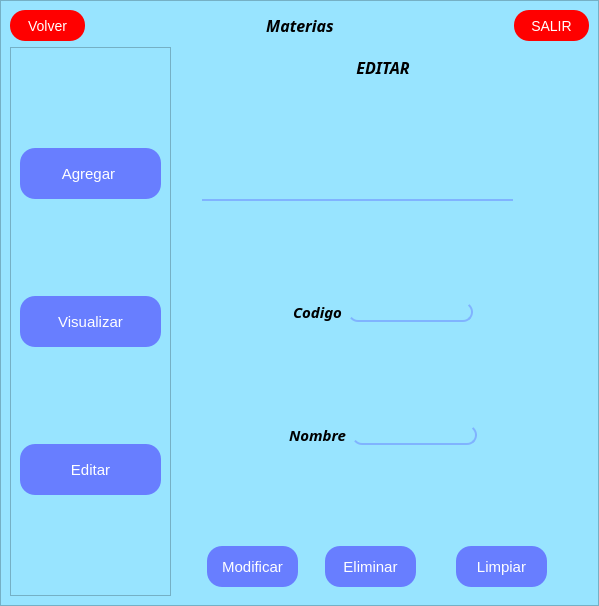
<?xml version="1.0" encoding="UTF-8"?>
<ui version="4.0">
 <class>materias</class>
 <widget class="QMainWindow" name="materias">
  <property name="geometry">
   <rect>
    <x>0</x>
    <y>0</y>
    <width>599</width>
    <height>606</height>
   </rect>
  </property>
  <property name="windowTitle">
   <string>Materias</string>
  </property>
  <widget class="QWidget" name="centralwidget">
   <layout class="QVBoxLayout" name="verticalLayout">
    <property name="leftMargin">
     <number>0</number>
    </property>
    <property name="topMargin">
     <number>0</number>
    </property>
    <property name="rightMargin">
     <number>0</number>
    </property>
    <property name="bottomMargin">
     <number>0</number>
    </property>
    <item>
     <widget class="QFrame" name="frame">
      <property name="styleSheet">
       <string notr="true">background-color:rgb(152, 228, 255);</string>
      </property>
      <property name="frameShape">
       <enum>QFrame::StyledPanel</enum>
      </property>
      <property name="frameShadow">
       <enum>QFrame::Raised</enum>
      </property>
      <layout class="QVBoxLayout" name="verticalLayout_10">
       <item>
        <layout class="QHBoxLayout" name="horizontalLayout_8">
         <item>
          <widget class="QPushButton" name="bt_back">
           <property name="minimumSize">
            <size>
             <width>75</width>
             <height>31</height>
            </size>
           </property>
           <property name="maximumSize">
            <size>
             <width>75</width>
             <height>31</height>
            </size>
           </property>
           <property name="styleSheet">
            <string notr="true">background-color:red;
color:white;
font-size:14px;
border-radius:15px;</string>
           </property>
           <property name="text">
            <string>Volver</string>
           </property>
          </widget>
         </item>
         <item>
          <spacer name="horizontalSpacer_14">
           <property name="orientation">
            <enum>Qt::Horizontal</enum>
           </property>
           <property name="sizeHint" stdset="0">
            <size>
             <width>40</width>
             <height>20</height>
            </size>
           </property>
          </spacer>
         </item>
         <item>
          <widget class="QLabel" name="label">
           <property name="font">
            <font>
             <family>Hack Nerd Font Mono</family>
             <pointsize>12</pointsize>
             <weight>75</weight>
             <italic>true</italic>
             <bold>true</bold>
            </font>
           </property>
           <property name="text">
            <string>Materias</string>
           </property>
           <property name="alignment">
            <set>Qt::AlignCenter</set>
           </property>
          </widget>
         </item>
         <item>
          <spacer name="horizontalSpacer_15">
           <property name="orientation">
            <enum>Qt::Horizontal</enum>
           </property>
           <property name="sizeHint" stdset="0">
            <size>
             <width>40</width>
             <height>20</height>
            </size>
           </property>
          </spacer>
         </item>
         <item>
          <widget class="QPushButton" name="bt_salir">
           <property name="minimumSize">
            <size>
             <width>75</width>
             <height>31</height>
            </size>
           </property>
           <property name="maximumSize">
            <size>
             <width>75</width>
             <height>31</height>
            </size>
           </property>
           <property name="styleSheet">
            <string notr="true">background-color:red;
color:white;
font-size:14px;
border-radius:15px;</string>
           </property>
           <property name="text">
            <string>SALIR</string>
           </property>
          </widget>
         </item>
        </layout>
       </item>
       <item>
        <layout class="QHBoxLayout" name="horizontalLayout_14">
         <item>
          <widget class="QFrame" name="frame_2">
           <property name="frameShape">
            <enum>QFrame::StyledPanel</enum>
           </property>
           <property name="frameShadow">
            <enum>QFrame::Raised</enum>
           </property>
           <layout class="QVBoxLayout" name="verticalLayout_5">
            <item>
             <layout class="QVBoxLayout" name="verticalLayout_4">
              <item>
               <spacer name="verticalSpacer_2">
                <property name="orientation">
                 <enum>Qt::Vertical</enum>
                </property>
                <property name="sizeHint" stdset="0">
                 <size>
                  <width>20</width>
                  <height>40</height>
                 </size>
                </property>
               </spacer>
              </item>
              <item>
               <widget class="QPushButton" name="bt_agg">
                <property name="minimumSize">
                 <size>
                  <width>141</width>
                  <height>51</height>
                 </size>
                </property>
                <property name="maximumSize">
                 <size>
                  <width>141</width>
                  <height>51</height>
                 </size>
                </property>
                <property name="styleSheet">
                 <string notr="true">border-radius:15px;
color:white;
font-size:15px;
background-color: rgb(104, 126, 255);</string>
                </property>
                <property name="text">
                 <string>Agregar </string>
                </property>
                <property name="iconSize">
                 <size>
                  <width>20</width>
                  <height>20</height>
                 </size>
                </property>
               </widget>
              </item>
              <item>
               <spacer name="verticalSpacer">
                <property name="orientation">
                 <enum>Qt::Vertical</enum>
                </property>
                <property name="sizeHint" stdset="0">
                 <size>
                  <width>20</width>
                  <height>40</height>
                 </size>
                </property>
               </spacer>
              </item>
              <item>
               <widget class="QPushButton" name="bt_view">
                <property name="minimumSize">
                 <size>
                  <width>141</width>
                  <height>51</height>
                 </size>
                </property>
                <property name="maximumSize">
                 <size>
                  <width>141</width>
                  <height>51</height>
                 </size>
                </property>
                <property name="styleSheet">
                 <string notr="true">border-radius:15px;
color:white;
font-size:15px;
background-color: rgb(104, 126, 255);</string>
                </property>
                <property name="text">
                 <string>Visualizar</string>
                </property>
                <property name="iconSize">
                 <size>
                  <width>20</width>
                  <height>20</height>
                 </size>
                </property>
               </widget>
              </item>
              <item>
               <spacer name="verticalSpacer_3">
                <property name="orientation">
                 <enum>Qt::Vertical</enum>
                </property>
                <property name="sizeHint" stdset="0">
                 <size>
                  <width>20</width>
                  <height>40</height>
                 </size>
                </property>
               </spacer>
              </item>
              <item>
               <widget class="QPushButton" name="bt_edit">
                <property name="minimumSize">
                 <size>
                  <width>141</width>
                  <height>51</height>
                 </size>
                </property>
                <property name="maximumSize">
                 <size>
                  <width>141</width>
                  <height>51</height>
                 </size>
                </property>
                <property name="styleSheet">
                 <string notr="true">border-radius:15px;
color:white;
font-size:15px;
background-color: rgb(104, 126, 255);</string>
                </property>
                <property name="text">
                 <string>Editar</string>
                </property>
                <property name="iconSize">
                 <size>
                  <width>20</width>
                  <height>20</height>
                 </size>
                </property>
               </widget>
              </item>
              <item>
               <spacer name="verticalSpacer_12">
                <property name="orientation">
                 <enum>Qt::Vertical</enum>
                </property>
                <property name="sizeHint" stdset="0">
                 <size>
                  <width>20</width>
                  <height>40</height>
                 </size>
                </property>
               </spacer>
              </item>
             </layout>
            </item>
           </layout>
          </widget>
         </item>
         <item>
          <widget class="QStackedWidget" name="stackedWidget">
           <property name="currentIndex">
            <number>1</number>
           </property>
           <widget class="QWidget" name="page_agg">
            <layout class="QVBoxLayout" name="verticalLayout_7">
             <item>
              <layout class="QVBoxLayout" name="verticalLayout_6">
               <item>
                <layout class="QHBoxLayout" name="horizontalLayout_6">
                 <item>
                  <spacer name="horizontalSpacer_6">
                   <property name="orientation">
                    <enum>Qt::Horizontal</enum>
                   </property>
                   <property name="sizeHint" stdset="0">
                    <size>
                     <width>40</width>
                     <height>20</height>
                    </size>
                   </property>
                  </spacer>
                 </item>
                 <item>
                  <widget class="QLabel" name="label_2">
                   <property name="font">
                    <font>
                     <family>Hack Nerd Font Mono</family>
                     <pointsize>12</pointsize>
                     <weight>75</weight>
                     <italic>true</italic>
                     <bold>true</bold>
                    </font>
                   </property>
                   <property name="text">
                    <string>AGREGAR   </string>
                   </property>
                   <property name="alignment">
                    <set>Qt::AlignCenter</set>
                   </property>
                  </widget>
                 </item>
                 <item>
                  <spacer name="horizontalSpacer_5">
                   <property name="orientation">
                    <enum>Qt::Horizontal</enum>
                   </property>
                   <property name="sizeHint" stdset="0">
                    <size>
                     <width>40</width>
                     <height>20</height>
                    </size>
                   </property>
                  </spacer>
                 </item>
                </layout>
               </item>
               <item>
                <spacer name="verticalSpacer_4">
                 <property name="orientation">
                  <enum>Qt::Vertical</enum>
                 </property>
                 <property name="sizeHint" stdset="0">
                  <size>
                   <width>20</width>
                   <height>17</height>
                  </size>
                 </property>
                </spacer>
               </item>
               <item>
                <layout class="QHBoxLayout" name="horizontalLayout_4">
                 <item>
                  <spacer name="horizontalSpacer_10">
                   <property name="orientation">
                    <enum>Qt::Horizontal</enum>
                   </property>
                   <property name="sizeHint" stdset="0">
                    <size>
                     <width>40</width>
                     <height>20</height>
                    </size>
                   </property>
                  </spacer>
                 </item>
                 <item>
                  <widget class="QLabel" name="label_5">
                   <property name="font">
                    <font>
                     <family>Hack Nerd Font Mono</family>
                     <pointsize>-1</pointsize>
                     <weight>75</weight>
                     <italic>true</italic>
                     <bold>true</bold>
                    </font>
                   </property>
                   <property name="styleSheet">
                    <string notr="true">font-size:15px;</string>
                   </property>
                   <property name="text">
                    <string>Codigo</string>
                   </property>
                  </widget>
                 </item>
                 <item>
                  <widget class="QLineEdit" name="txt_code">
                   <property name="minimumSize">
                    <size>
                     <width>191</width>
                     <height>21</height>
                    </size>
                   </property>
                   <property name="maximumSize">
                    <size>
                     <width>191</width>
                     <height>21</height>
                    </size>
                   </property>
                   <property name="styleSheet">
                    <string notr="true">border:none;
border-bottom: 2px solid rgb(128, 179, 255);
border-right:2px solid rgb(128, 179, 255);
border-radius:10px;
font-size:14px;</string>
                   </property>
                   <property name="alignment">
                    <set>Qt::AlignCenter</set>
                   </property>
                  </widget>
                 </item>
                 <item>
                  <spacer name="horizontalSpacer_9">
                   <property name="orientation">
                    <enum>Qt::Horizontal</enum>
                   </property>
                   <property name="sizeHint" stdset="0">
                    <size>
                     <width>40</width>
                     <height>20</height>
                    </size>
                   </property>
                  </spacer>
                 </item>
                </layout>
               </item>
               <item>
                <spacer name="verticalSpacer_5">
                 <property name="orientation">
                  <enum>Qt::Vertical</enum>
                 </property>
                 <property name="sizeHint" stdset="0">
                  <size>
                   <width>28</width>
                   <height>17</height>
                  </size>
                 </property>
                </spacer>
               </item>
               <item>
                <layout class="QHBoxLayout" name="horizontalLayout_5">
                 <item>
                  <spacer name="horizontalSpacer_11">
                   <property name="orientation">
                    <enum>Qt::Horizontal</enum>
                   </property>
                   <property name="sizeHint" stdset="0">
                    <size>
                     <width>40</width>
                     <height>20</height>
                    </size>
                   </property>
                  </spacer>
                 </item>
                 <item>
                  <widget class="QLabel" name="label_6">
                   <property name="font">
                    <font>
                     <family>Hack Nerd Font Mono</family>
                     <pointsize>-1</pointsize>
                     <weight>75</weight>
                     <italic>true</italic>
                     <bold>true</bold>
                    </font>
                   </property>
                   <property name="styleSheet">
                    <string notr="true">font-size:15px;</string>
                   </property>
                   <property name="text">
                    <string>Nombre</string>
                   </property>
                  </widget>
                 </item>
                 <item>
                  <widget class="QLineEdit" name="txt_name">
                   <property name="minimumSize">
                    <size>
                     <width>191</width>
                     <height>21</height>
                    </size>
                   </property>
                   <property name="maximumSize">
                    <size>
                     <width>191</width>
                     <height>21</height>
                    </size>
                   </property>
                   <property name="styleSheet">
                    <string notr="true">border:none;
border-bottom: 2px solid rgb(128, 179, 255);
border-right:2px solid rgb(128, 179, 255);
border-radius:10px;
font-size:14px;</string>
                   </property>
                   <property name="alignment">
                    <set>Qt::AlignCenter</set>
                   </property>
                  </widget>
                 </item>
                 <item>
                  <spacer name="horizontalSpacer_8">
                   <property name="orientation">
                    <enum>Qt::Horizontal</enum>
                   </property>
                   <property name="sizeHint" stdset="0">
                    <size>
                     <width>40</width>
                     <height>20</height>
                    </size>
                   </property>
                  </spacer>
                 </item>
                </layout>
               </item>
               <item>
                <spacer name="verticalSpacer_6">
                 <property name="orientation">
                  <enum>Qt::Vertical</enum>
                 </property>
                 <property name="sizeHint" stdset="0">
                  <size>
                   <width>28</width>
                   <height>17</height>
                  </size>
                 </property>
                </spacer>
               </item>
               <item>
                <layout class="QHBoxLayout" name="horizontalLayout_3">
                 <item>
                  <spacer name="horizontalSpacer_4">
                   <property name="orientation">
                    <enum>Qt::Horizontal</enum>
                   </property>
                   <property name="sizeHint" stdset="0">
                    <size>
                     <width>40</width>
                     <height>20</height>
                    </size>
                   </property>
                  </spacer>
                 </item>
                 <item>
                  <widget class="QPushButton" name="bt_agg_2">
                   <property name="minimumSize">
                    <size>
                     <width>141</width>
                     <height>51</height>
                    </size>
                   </property>
                   <property name="maximumSize">
                    <size>
                     <width>141</width>
                     <height>51</height>
                    </size>
                   </property>
                   <property name="styleSheet">
                    <string notr="true">border-radius:15px;
color:white;
font-size:15px;
background-color: rgb(104, 126, 255);</string>
                   </property>
                   <property name="text">
                    <string>Agregar </string>
                   </property>
                   <property name="iconSize">
                    <size>
                     <width>20</width>
                     <height>20</height>
                    </size>
                   </property>
                  </widget>
                 </item>
                 <item>
                  <spacer name="horizontalSpacer_7">
                   <property name="orientation">
                    <enum>Qt::Horizontal</enum>
                   </property>
                   <property name="sizeHint" stdset="0">
                    <size>
                     <width>40</width>
                     <height>20</height>
                    </size>
                   </property>
                  </spacer>
                 </item>
                </layout>
               </item>
              </layout>
             </item>
            </layout>
           </widget>
           <widget class="QWidget" name="page_edit">
            <layout class="QVBoxLayout" name="verticalLayout_9">
             <item>
              <layout class="QVBoxLayout" name="verticalLayout_8">
               <item>
                <widget class="QLabel" name="label_3">
                 <property name="font">
                  <font>
                   <family>Hack Nerd Font Mono</family>
                   <pointsize>12</pointsize>
                   <weight>75</weight>
                   <italic>true</italic>
                   <bold>true</bold>
                  </font>
                 </property>
                 <property name="text">
                  <string>EDITAR</string>
                 </property>
                 <property name="alignment">
                  <set>Qt::AlignCenter</set>
                 </property>
                </widget>
               </item>
               <item>
                <spacer name="verticalSpacer_11">
                 <property name="orientation">
                  <enum>Qt::Vertical</enum>
                 </property>
                 <property name="sizeHint" stdset="0">
                  <size>
                   <width>20</width>
                   <height>40</height>
                  </size>
                 </property>
                </spacer>
               </item>
               <item>
                <layout class="QHBoxLayout" name="horizontalLayout_9">
                 <item>
                  <spacer name="horizontalSpacer_16">
                   <property name="orientation">
                    <enum>Qt::Horizontal</enum>
                   </property>
                   <property name="sizeHint" stdset="0">
                    <size>
                     <width>28</width>
                     <height>20</height>
                    </size>
                   </property>
                  </spacer>
                 </item>
                 <item>
                  <widget class="QLineEdit" name="ln_busqueda">
                   <property name="minimumSize">
                    <size>
                     <width>311</width>
                     <height>21</height>
                    </size>
                   </property>
                   <property name="maximumSize">
                    <size>
                     <width>311</width>
                     <height>21</height>
                    </size>
                   </property>
                   <property name="styleSheet">
                    <string notr="true">border:none;
border-bottom:2px solid rgb(128, 179, 255);</string>
                   </property>
                  </widget>
                 </item>
                 <item>
                  <widget class="QPushButton" name="bt_search">
                   <property name="styleSheet">
                    <string notr="true">border:none;</string>
                   </property>
                   <property name="text">
                    <string/>
                   </property>
                   <property name="icon">
                    <iconset>
                     <normaloff>imagenes/search.png</normaloff>imagenes/search.png</iconset>
                   </property>
                   <property name="iconSize">
                    <size>
                     <width>20</width>
                     <height>20</height>
                    </size>
                   </property>
                  </widget>
                 </item>
                 <item>
                  <spacer name="horizontalSpacer_17">
                   <property name="orientation">
                    <enum>Qt::Horizontal</enum>
                   </property>
                   <property name="sizeHint" stdset="0">
                    <size>
                     <width>40</width>
                     <height>20</height>
                    </size>
                   </property>
                  </spacer>
                 </item>
                </layout>
               </item>
               <item>
                <spacer name="verticalSpacer_7">
                 <property name="orientation">
                  <enum>Qt::Vertical</enum>
                 </property>
                 <property name="sizeHint" stdset="0">
                  <size>
                   <width>20</width>
                   <height>40</height>
                  </size>
                 </property>
                </spacer>
               </item>
               <item>
                <layout class="QHBoxLayout" name="horizontalLayout_13">
                 <item>
                  <spacer name="horizontalSpacer_23">
                   <property name="orientation">
                    <enum>Qt::Horizontal</enum>
                   </property>
                   <property name="sizeHint" stdset="0">
                    <size>
                     <width>40</width>
                     <height>20</height>
                    </size>
                   </property>
                  </spacer>
                 </item>
                 <item>
                  <widget class="QLabel" name="label_9">
                   <property name="font">
                    <font>
                     <family>Hack Nerd Font Mono</family>
                     <pointsize>-1</pointsize>
                     <weight>75</weight>
                     <italic>true</italic>
                     <bold>true</bold>
                    </font>
                   </property>
                   <property name="styleSheet">
                    <string notr="true">font-size:15px;</string>
                   </property>
                   <property name="text">
                    <string>&lt;html&gt;&lt;head/&gt;&lt;body&gt;&lt;p&gt;Codigo&lt;/p&gt;&lt;/body&gt;&lt;/html&gt;</string>
                   </property>
                  </widget>
                 </item>
                 <item>
                  <widget class="QLineEdit" name="txt_name_2">
                   <property name="styleSheet">
                    <string notr="true">border:none;
border-bottom: 2px solid rgb(128, 179, 255);
border-right:2px solid rgb(128, 179, 255);
border-radius:10px;
font-size:14px;</string>
                   </property>
                   <property name="alignment">
                    <set>Qt::AlignCenter</set>
                   </property>
                  </widget>
                 </item>
                 <item>
                  <spacer name="horizontalSpacer_22">
                   <property name="orientation">
                    <enum>Qt::Horizontal</enum>
                   </property>
                   <property name="sizeHint" stdset="0">
                    <size>
                     <width>40</width>
                     <height>20</height>
                    </size>
                   </property>
                  </spacer>
                 </item>
                </layout>
               </item>
               <item>
                <spacer name="verticalSpacer_8">
                 <property name="orientation">
                  <enum>Qt::Vertical</enum>
                 </property>
                 <property name="sizeHint" stdset="0">
                  <size>
                   <width>20</width>
                   <height>40</height>
                  </size>
                 </property>
                </spacer>
               </item>
               <item>
                <layout class="QHBoxLayout" name="horizontalLayout_12">
                 <item>
                  <spacer name="horizontalSpacer_26">
                   <property name="orientation">
                    <enum>Qt::Horizontal</enum>
                   </property>
                   <property name="sizeHint" stdset="0">
                    <size>
                     <width>40</width>
                     <height>20</height>
                    </size>
                   </property>
                  </spacer>
                 </item>
                 <item>
                  <widget class="QLabel" name="label_10">
                   <property name="font">
                    <font>
                     <family>Hack Nerd Font Mono</family>
                     <pointsize>-1</pointsize>
                     <weight>75</weight>
                     <italic>true</italic>
                     <bold>true</bold>
                    </font>
                   </property>
                   <property name="styleSheet">
                    <string notr="true">font-size:15px;</string>
                   </property>
                   <property name="text">
                    <string>Nombre</string>
                   </property>
                  </widget>
                 </item>
                 <item>
                  <widget class="QLineEdit" name="txt_apell_2">
                   <property name="styleSheet">
                    <string notr="true">border:none;
border-bottom: 2px solid rgb(128, 179, 255);
border-right:2px solid rgb(128, 179, 255);
border-radius:10px;
font-size:14px;</string>
                   </property>
                   <property name="alignment">
                    <set>Qt::AlignCenter</set>
                   </property>
                  </widget>
                 </item>
                 <item>
                  <spacer name="horizontalSpacer_24">
                   <property name="orientation">
                    <enum>Qt::Horizontal</enum>
                   </property>
                   <property name="sizeHint" stdset="0">
                    <size>
                     <width>40</width>
                     <height>20</height>
                    </size>
                   </property>
                  </spacer>
                 </item>
                </layout>
               </item>
               <item>
                <spacer name="verticalSpacer_10">
                 <property name="orientation">
                  <enum>Qt::Vertical</enum>
                 </property>
                 <property name="sizeHint" stdset="0">
                  <size>
                   <width>20</width>
                   <height>40</height>
                  </size>
                 </property>
                </spacer>
               </item>
               <item>
                <layout class="QHBoxLayout" name="horizontalLayout_10">
                 <item>
                  <spacer name="horizontalSpacer_21">
                   <property name="orientation">
                    <enum>Qt::Horizontal</enum>
                   </property>
                   <property name="sizeHint" stdset="0">
                    <size>
                     <width>28</width>
                     <height>20</height>
                    </size>
                   </property>
                  </spacer>
                 </item>
                 <item>
                  <widget class="QPushButton" name="bt_edit_2">
                   <property name="minimumSize">
                    <size>
                     <width>91</width>
                     <height>41</height>
                    </size>
                   </property>
                   <property name="maximumSize">
                    <size>
                     <width>91</width>
                     <height>41</height>
                    </size>
                   </property>
                   <property name="styleSheet">
                    <string notr="true">border-radius:15px;
color:white;
font-size:15px;
background-color: rgb(104, 126, 255);</string>
                   </property>
                   <property name="text">
                    <string>Modificar</string>
                   </property>
                   <property name="iconSize">
                    <size>
                     <width>20</width>
                     <height>20</height>
                    </size>
                   </property>
                  </widget>
                 </item>
                 <item>
                  <spacer name="horizontalSpacer_19">
                   <property name="orientation">
                    <enum>Qt::Horizontal</enum>
                   </property>
                   <property name="sizeHint" stdset="0">
                    <size>
                     <width>28</width>
                     <height>20</height>
                    </size>
                   </property>
                  </spacer>
                 </item>
                 <item>
                  <widget class="QPushButton" name="bt_delete">
                   <property name="minimumSize">
                    <size>
                     <width>91</width>
                     <height>41</height>
                    </size>
                   </property>
                   <property name="maximumSize">
                    <size>
                     <width>91</width>
                     <height>41</height>
                    </size>
                   </property>
                   <property name="styleSheet">
                    <string notr="true">border-radius:15px;
color:white;
font-size:15px;
background-color: rgb(104, 126, 255);</string>
                   </property>
                   <property name="text">
                    <string>Eliminar</string>
                   </property>
                   <property name="iconSize">
                    <size>
                     <width>20</width>
                     <height>20</height>
                    </size>
                   </property>
                  </widget>
                 </item>
                 <item>
                  <spacer name="horizontalSpacer_18">
                   <property name="orientation">
                    <enum>Qt::Horizontal</enum>
                   </property>
                   <property name="sizeHint" stdset="0">
                    <size>
                     <width>40</width>
                     <height>20</height>
                    </size>
                   </property>
                  </spacer>
                 </item>
                 <item>
                  <widget class="QPushButton" name="bt_clear">
                   <property name="minimumSize">
                    <size>
                     <width>91</width>
                     <height>41</height>
                    </size>
                   </property>
                   <property name="maximumSize">
                    <size>
                     <width>91</width>
                     <height>41</height>
                    </size>
                   </property>
                   <property name="styleSheet">
                    <string notr="true">border-radius:15px;
color:white;
font-size:15px;
background-color: rgb(104, 126, 255);</string>
                   </property>
                   <property name="text">
                    <string>Limpiar</string>
                   </property>
                   <property name="iconSize">
                    <size>
                     <width>20</width>
                     <height>20</height>
                    </size>
                   </property>
                  </widget>
                 </item>
                 <item>
                  <spacer name="horizontalSpacer_20">
                   <property name="orientation">
                    <enum>Qt::Horizontal</enum>
                   </property>
                   <property name="sizeHint" stdset="0">
                    <size>
                     <width>40</width>
                     <height>20</height>
                    </size>
                   </property>
                  </spacer>
                 </item>
                </layout>
               </item>
              </layout>
             </item>
            </layout>
           </widget>
           <widget class="QWidget" name="page_view">
            <layout class="QVBoxLayout" name="verticalLayout_3">
             <item>
              <layout class="QVBoxLayout" name="verticalLayout_2">
               <item>
                <layout class="QHBoxLayout" name="horizontalLayout_2">
                 <item>
                  <spacer name="horizontalSpacer_2">
                   <property name="orientation">
                    <enum>Qt::Horizontal</enum>
                   </property>
                   <property name="sizeHint" stdset="0">
                    <size>
                     <width>40</width>
                     <height>20</height>
                    </size>
                   </property>
                  </spacer>
                 </item>
                 <item>
                  <widget class="QLabel" name="label_4">
                   <property name="font">
                    <font>
                     <family>Hack Nerd Font Mono</family>
                     <pointsize>12</pointsize>
                     <weight>75</weight>
                     <italic>true</italic>
                     <bold>true</bold>
                    </font>
                   </property>
                   <property name="text">
                    <string>VISUALIZAR</string>
                   </property>
                   <property name="alignment">
                    <set>Qt::AlignCenter</set>
                   </property>
                  </widget>
                 </item>
                 <item>
                  <spacer name="horizontalSpacer_3">
                   <property name="orientation">
                    <enum>Qt::Horizontal</enum>
                   </property>
                   <property name="sizeHint" stdset="0">
                    <size>
                     <width>40</width>
                     <height>20</height>
                    </size>
                   </property>
                  </spacer>
                 </item>
                </layout>
               </item>
               <item>
                <widget class="QTableWidget" name="tableWidget">
                 <property name="styleSheet">
                  <string notr="true">background-color:rgb(152, 228, 255);
font-size:14px;</string>
                 </property>
                 <attribute name="horizontalHeaderStretchLastSection">
                  <bool>true</bool>
                 </attribute>
                 <column>
                  <property name="text">
                   <string>Codigo</string>
                  </property>
                 </column>
                 <column>
                  <property name="text">
                   <string>Nombre</string>
                  </property>
                 </column>
                </widget>
               </item>
               <item>
                <layout class="QHBoxLayout" name="horizontalLayout">
                 <item>
                  <spacer name="horizontalSpacer">
                   <property name="minimumSize">
                    <size>
                     <width>141</width>
                     <height>51</height>
                    </size>
                   </property>
                   <property name="orientation">
                    <enum>Qt::Horizontal</enum>
                   </property>
                   <property name="sizeHint" stdset="0">
                    <size>
                     <width>138</width>
                     <height>48</height>
                    </size>
                   </property>
                  </spacer>
                 </item>
                 <item>
                  <widget class="QPushButton" name="bt_act">
                   <property name="minimumSize">
                    <size>
                     <width>141</width>
                     <height>51</height>
                    </size>
                   </property>
                   <property name="maximumSize">
                    <size>
                     <width>141</width>
                     <height>51</height>
                    </size>
                   </property>
                   <property name="styleSheet">
                    <string notr="true">border-radius:15px;
color:white;
font-size:15px;
background-color: rgb(104, 126, 255);</string>
                   </property>
                   <property name="text">
                    <string>Actualizar</string>
                   </property>
                   <property name="iconSize">
                    <size>
                     <width>20</width>
                     <height>20</height>
                    </size>
                   </property>
                  </widget>
                 </item>
                </layout>
               </item>
              </layout>
             </item>
            </layout>
           </widget>
          </widget>
         </item>
        </layout>
       </item>
      </layout>
     </widget>
    </item>
   </layout>
  </widget>
 </widget>
 <resources/>
 <connections/>
</ui>
